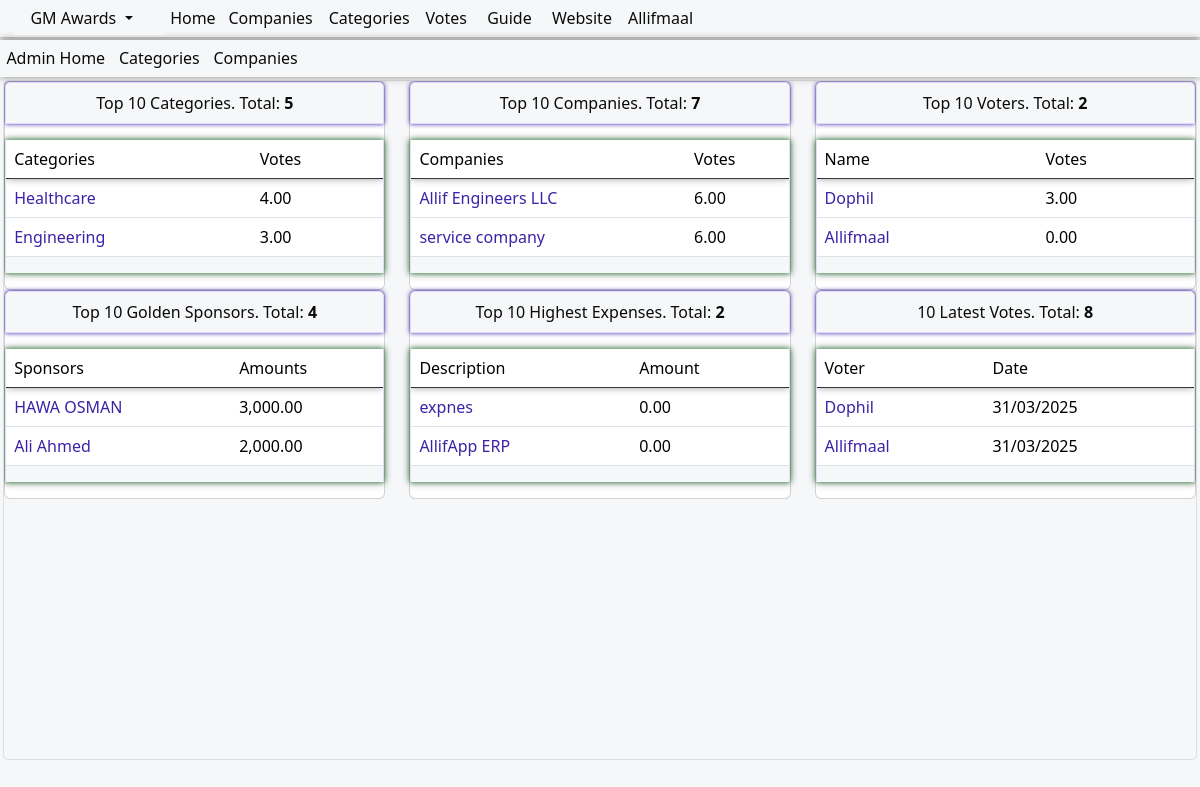
Page /Allifmaal/Admin/Home/CC/ (signed in) on the committed database.
### loginapp/models.py (models this page shows)
class User(AbstractUser):# this is for creating new user... the fields are below and those from parent class
    user_level= [
    ('owner','owner'),
    ('chairman','chairman'),
    ('ceo','ceo'),
    ('director','director'),
    ('genmanager','genmanager'),
    ('admin','admin'),
    ('staff', 'staff'),
    ('guest', 'guest'),
    ]
    USERNAME_FIELD = 'email'
    username = models.CharField(max_length=255, null=True,blank=True)
    email = models.EmailField(('email address'), unique=True) # changes email to unique and blank to false
    first_name= models.CharField(max_length=255, null=True,blank=False)
    last_name= models.CharField(max_length=255, null=True,blank=False)
    REQUIRED_FIELDS = ['username','first_name','last_name'] # removes email from REQUIRED_FIELDS
    user_category= models.CharField(choices=user_level, default='guest', max_length=100,null=True,blank=True)
    fullNames= models.CharField(max_length=255, null=True,blank=True,default="User Full Names")
    phone=models.CharField(max_length=50,blank=True,null=True)
    can_do_all=models.BooleanField('Can do all',default=False)
    can_add=models.BooleanField('Can add',default=False)
    can_edit=models.BooleanField('Can edit',default=False)
    can_view=models.BooleanField('Can view',default=False)
    can_delete=models.BooleanField('Can delete',default=False)
    date=models.DateField(blank=True,null=True,auto_now_add=True)
    castedvotes=models.IntegerField(blank=True,null=True,default=0)
    can_access_all=models.BooleanField('Can access all',default=False)
    can_access_related=models.BooleanField('Can access only related',default=False)
    allifmaal_admin=models.BooleanField('Can access all',default=False)
    def __str__(self):
        return str(self.first_name)#please dont change this unless very necessary....

### awards/models.py (models this page shows, shortened)
class CategoriesModel(models.Model):
    name= models.CharField(max_length=30,blank=False,null=True)
    comments= models.CharField(null=True, blank=True, max_length=30)
    date=models.DateField(blank=True,null=True,auto_now_add=True)
    voter= models.ManyToManyField(User,related_name='votercategories',blank=True)
    votes=models.IntegerField(blank=True,null=True,default=0)

class CompaniesModel(models.Model):
    name= models.CharField(max_length=100,blank=False,null=True,unique=True)
    category = models.ForeignKey(CategoriesModel, on_delete=models.PROTECT, related_name='categores',null=False,blank=False)
    comments= models.CharField(null=True, blank=True, max_length=30,default="No Comments")
    date=models.DateField(blank=True,null=True,auto_now_add=True)
    votes=models.IntegerField(blank=True,null=True,default=0)
    voter= models.ManyToManyField(User,related_name='votersusers',blank=True)
    add_date = models.DateField(null=True, blank=True)

class SponsorsModel(models.Model):
    name = models.CharField(null=True, blank=False, max_length=20)
    phone = models.CharField(null=True, blank=True, max_length=30)
    email= models.CharField(null=True, blank=True, max_length=100)
    amount=models.DecimalField(max_digits=10,blank=False,null=True,decimal_places=1,default=0)
    date=models.DateField(blank=True,null=True,auto_now_add=True)
    comments= models.CharField(null=True, blank=True, max_length=50)

class ExpensesModel(models.Model):
    description=models.CharField(max_length=25,blank=False,null=True)
    amount=models.DecimalField(max_digits=10,blank=False,null=True,decimal_places=1,default=0)
    date=models.DateField(blank=True,null=True,auto_now_add=True)
    comments= models.CharField(null=True, blank=True, max_length=50)

class VotesModel(models.Model):
    voter = models.ForeignKey(User, on_delete=models.SET_NULL, related_name='votes',null=True,blank=True)
    company = models.ForeignKey(CompaniesModel, on_delete=models.SET_NULL,null=True)
    reasons= models.CharField(null=True, blank=True, max_length=100,default="No reasons given")
    timestamp = models.DateTimeField(auto_now_add=True)
    date=models.DateField(blank=True,null=True,auto_now_add=True)
    category = models.ForeignKey(CategoriesModel, on_delete=models.SET_NULL, related_name='categoriesvotes',null=True,blank=True)

### loginapp/decorators.py (the view)
    def allif_wrapper_func(request,*args,**kwargs):
        usernme=request.user
        if usernme.is_superuser==True:
            return allif_param_func(request,*args,**kwargs)
        else:
            return render(request,'loginapp/permissions/no_permission.html')

### awards/templates/awards/home/allif-admin-home.html (shortened to what this page needs)
{% extends 'awards/base/uimainbase/allifmaaluibase.html'%}
{% load humanize %}
{% block body %}
<div class="allifmaal-main-container">
  <div class="card-header">
    <div class="row mt-12" >
    <div class="col-md-12">
    <div class="container-fluid amel-content-header">
      {% if logged_user.is_superuser %}
      <a href="{% url 'awards:allifAdminHome' %}">Admin Home</a>
      {% elif logged_user.user_category == "owner" %}
      <a href="{% url 'awards:home' %}">GMA Home</a>
      {% endif %}
      <a href="{% url 'awards:categories' %}">Categories</a>
      <a href="{% url 'awards:companies' %}">Companies</a>
    </div>
      </div>
      </div>
    </div>
<div class="allifmaincontainer">
   <div class="row mt-12" >
      <div class="col-md-4">
      <div class="card">
      <div class="card-header allif-dashboard-card-header">
        Top 10 Categories. <span>Total: <strong>{{catcount}}</strong></span>
      </div>
      <div class="col-md-12">
      <div class="column allif-dashboard-card-body">
    <div class="allif-scroll-table">
      <div class="table-responsive allif-full-table">
      <table class="table table-layout">
        <thead>
          <tr class="allif-table-header-row">
          <td>Categories</td>
          <td>Votes</td>
          </tr>
          </thead>
          <tbody class="allif-table-body">
          {% for item in categories %}
          <tr data-id="{{item.id}}">
          <td><a class="allif-table-links" href="{% url 'awards:categoryDetails' item.id %}">{{item.name}}</a></td>
          <td>
            {{item.votes|floatformat:2|intcomma}}
          </td>
      </tr>
      {% endfor %}
        </tbody>
      </table>
      </div>
     </div>
  </div>
  </div>
  </div>
  </div>
  <div class="col-md-4">
    <div class="card">
    <div class="card-header allif-dashboard-card-header">
      Top 10 Companies. <span>Total: <strong>{{compcount}}</strong></span>
    </div>
    <div class="col-md-12">
    <div class="column allif-dashboard-card-body">
  <div class="allif-scroll-table">
    <div class="table-responsive allif-full-table">
    <table class="table table-layout">
      <thead>
        <tr class="allif-table-header-row">
        <td>Companies</td>
        <td>Votes</td>
        </tr>
        </thead>
        <tbody class="allif-table-body">
        {% for item in companies %}
        <tr data-id="{{item.id}}">
        <td><a class="allif-table-links" href="{% url 'awards:companyDetails' item.id %}">{{item.name}}</a></td>
        <td>
          {{item.votes|floatformat:2|intcomma}}
        </td>
    </tr>
    {% endfor %}
      </tbody>
    </table>
    </div>
   </div>
</div>
</div>
</div>
</div>
<div class="col-md-4">
    <div class="card">
    <div class="card-header allif-dashboard-card-header">
      Top 10 Voters. <span>Total: <strong>{{voterscount}}</strong></span>
    </div>
    <div class="col-md-12">
    <div class="column allif-dashboard-card-body">
  <div class="allif-scroll-table">
    <div class="table-responsive allif-full-table">
    <table class="table table-layout">
      <thead>
        <tr class="allif-table-header-row">
        <td>Name</td>
        <td>Votes</td>
        </tr>
        </thead>
        <tbody class="allif-table-body">
        {% for item in allifqueryset %}
        <tr data-id="{{item.id}}">
        <td><a class="allif-table-links" href="{% url 'loginapp:userDetails' item.id %}">{{item.first_name}}</a></td>
        <td>
          {{item.castedvotes|floatformat:2|intcomma}}
        </td>
    </tr>
    {% endfor %}
      </tbody>
    </table>
    </div>
   </div>
</div>
</div>
</div>
</div>
  </div>
   <div class="row mt-12" >
    <div class="col-md-4">
        <div class="card">
        <div class="card-header allif-dashboard-card-header">
          Top 10 Golden Sponsors. <span>Total: <strong>{{sponsorscount}}</strong></span>
        </div>
        <div class="col-md-12">
        <div class="column allif-dashboard-card-body">
      <div class="allif-scroll-table">
        <div class="table-responsive allif-full-table">
        <table class="table table-layout">
          <thead>
            <tr class="allif-table-header-row">
            <td>Sponsors</td>
            <td>Amounts</td>
            </tr>
            </thead>
            <tbody class="allif-table-body">
            {% for item in sponsors %}
            <tr data-id="{{item.id}}">
            <td><a class="allif-table-links" href="{% url 'awards:sponsorDetails' item.id %}">{{item.name}}</a></td>
        <td>
          {{item.amount|floatformat:2|intcomma}}
        </td>
        </tr>
        {% endfor %}
          </tbody>
        </table>
        </div>
       </div>
    </div>
    </div>
    </div>
    </div>
    <div class="col-md-4">
        <div class="card">
        <div class="card-header allif-dashboard-card-header">
          Top 10 Highest Expenses. <span>Total: <strong>{{expensescount}}</strong></span>
        </div>
        <div class="col-md-12">
        <div class="column allif-dashboard-card-body">
      <div class="allif-scroll-table">
        <div class="table-responsive allif-full-table">
        <table class="table table-layout">
          <thead>
            <tr class="allif-table-header-row">
            <td>Description</td>
            <td>Amount</td>
            </tr>
            </thead>
            <tbody class="allif-table-body">
            {% for item in expenses %}
            <tr data-id="{{item.id}}">
            <td><a class="allif-table-links" href="{% url 'awards:expenseDetails' item.id %}">{{item.description}}</a></td>
        <td>
          {{item.amount|floatformat:2|intcomma}}
        </td>
        </tr>
        {% endfor %}
          </tbody>
        </table>
        </div>
       </div>
    </div>
    </div>
    </div>
    </div>
    <div class="col-md-4">
        <div class="card">
        <div class="card-header allif-dashboard-card-header">
          10 Latest Votes. <span>Total: <strong>{{votescount}}</strong></span>
        </div>
        <div class="col-md-12">
        <div class="column allif-dashboard-card-body">
      <div class="allif-scroll-table">
        <div class="table-responsive allif-full-table">
        <table class="table table-layout">
          <thead>
            <tr class="allif-table-header-row">
            <td>Voter</td>
            <td>Date</td>
            </tr>
            </thead>
            <tbody class="allif-table-body">
            {% for item in votes %}
            <tr data-id="{{item.id}}">
            <td><a class="allif-table-links" href="{% url 'awards:voteDetails' item.id %}">{{item.voter}}</a></td>
            <td>
                {{item.date|date:'d/m/Y'}}
              </td>
        </tr>
        {% endfor %}
          </tbody>
        </table>
        </div>
       </div>
    </div>
    </div>
    </div>
    </div>
  </div>
</div>
</div>
   {% endblock %}

### awards/templates/awards/base/sidetopnavbars/sidetopnavbars.html (shortened to what this page needs)
<div>
    <nav class="navbar navbar-expand-lg navbar-light allifmaal-top-nav-bar">
    <div class="container-fluid">
<div class="allifmaal-side-nav-bar container-fluid" >
  <a class="side-nav-dropdown-btn nav-link dropdown-toggle navbar-brand" role="button" data-bs-toggle="dropdown" data-bs-auto-close="outside" aria-expanded="false">
   GM Awards
  </a>
      </div>
      <a class="nav-link" href="{% url 'awards:home' %}">Home</a>
      <div class="collapse navbar-collapse" id="navbarNavDropdown">
        <ul class="navbar-nav">
          <li class="nav-item">
            <a class="nav-link" href="{% url 'awards:companies' %}">Companies</a>
          </li>
          <li><a class="nav-link" href="{% url 'awards:categories' %}">Categories</a></li>
        <li>
          <a class="nav-link" href="{% url 'awards:votes' %}">Votes</a>
          <a class="nav-link" href="{% url 'awards:gmaWebsite' %}">Guide</a>
          <a class="nav-link" href="https://globalmeritawards.com/">Website</a>
        </li>
        <li>
          {% if user.is_authenticated %}
          <a class="nav-link" href="">{{user}}</a>
          {% else %}
          <a class="nav-link" href="{% url 'loginapp:userLoginPage' %}">Login</a>
          {% endif %}
        </li>
      </ul>
        </div>
      </div>
    </nav>
    </div>

### static/allifapperp/css/navbars/sidetopnavbars.css (style rules this page uses)
:root { --main-background-color: #F6F7F8; --main-text-font-size:1em; --main-font-type:system-ui,Helvetica, sans-serif,sans-serif,Arial,-apple-system, BlinkMacSystemFont, 'Segoe UI', Roboto, Oxygen, Ubuntu, Cantarell, 'Open Sans', 'Helvetica Neue'; --main-green-color:#07891c; --main-blue-color:#3d22a7; --main-black-color:#0a0a0a; --main-table-links-color:#04010f; --main-red-color:#bd0303; --links-on-hover-text-color:#3a0bf7; --button-on-hover-color:#eeeeee; --box-shadow-specs:0em 0em 0.5em #858585; --bottom-border-line:1px solid #dfdede; --padding-spec:0.3em 0.3em 0.3em 0.3em; }
* { font-family: var(--main-font-type); }
.allifmaal-top-nav-bar { background-color:var(--main-background-color); margin-left: 0em; right: 0em; left: 0em; top: 0em; margin: 0em; padding: 0.1em; box-shadow: var(--box-shadow-specs); position:relative; }
.allifmaal-top-nav-bar a { color: var(--main-black-color); font-family: var(--main-font-type); float: none; display: inline-block; text-align: left; padding:var(--padding-spec); text-decoration: none; font-size: var(--main-text-font-size); border: none; background-color:var(--main-background-color); font-weight:normal; }
.allifmaal-side-nav-bar { background:var(--main-background-color); z-index:10; min-height: fit-content; max-height: 100%; min-width: fit-content; max-width: fit-content; transition: all 0.3s ease-in; background-color:var(--main-background-color); border-radius: 2px; left: 0; margin-left: 0; }

### rows in the picture
User: first_name "Allifmaal", castedvotes "0.00"
CategoriesModel: name "Healthcare", votes "4.00"
CategoriesModel: name "Engineering", votes "3.00"
CompaniesModel: name "Allif Engineers LLC", votes "6.00"
CompaniesModel: name "service company", votes "6.00"
User: first_name "Dophil", castedvotes "3.00"
SponsorsModel: name "HAWA OSMAN", amount "3,000.00"
SponsorsModel: name "Ali Ahmed", amount "2,000.00"
ExpensesModel: description "expnes", amount "0.00"
ExpensesModel: description "AllifApp ERP", amount "0.00"
VotesModel: voter "Dophil", date "31/03/2025"
VotesModel: voter "Allifmaal", date "31/03/2025"

### other values in the picture
{{ catcount }} "5"
{{ compcount }} "7"
{{ voterscount }} "2"
{{ sponsorscount }} "4"
{{ expensescount }} "2"
{{ votescount }} "8"
